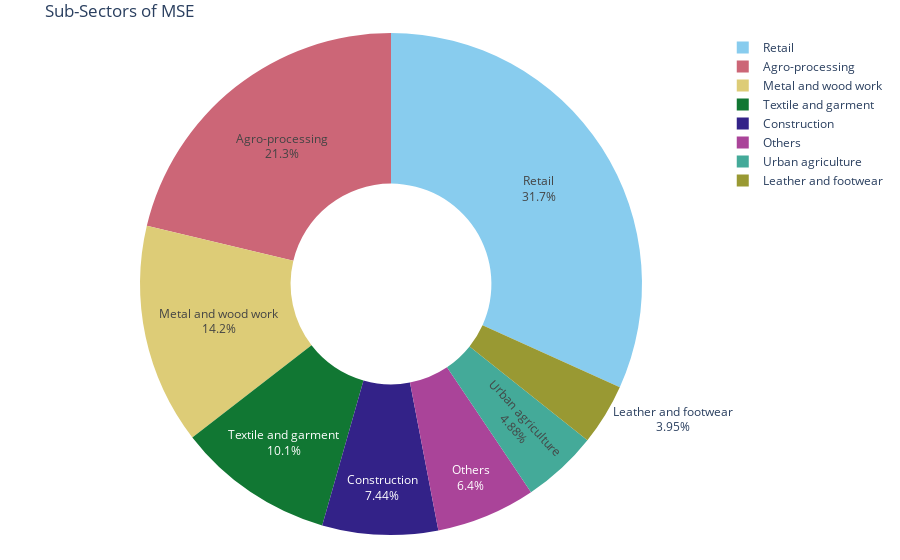

Write notebook code for a chart like this one.
### Code cell
pie = px.pie(
    data_frame=subsector_count,
    names="label",
    values="count",
    title="Sub-Sectors of MSE",
    hole=0.4,
    template="plotly_white",
    color_discrete_sequence=px.colors.qualitative.Safe
)
pie.update_traces(textinfo='percent+label', hoverinfo='label+value+percent')
pie.update_layout(
    margin=dict(t=33, b=25, l=50, r=50)
)
pie

### Figure 1 — Plotly figure (JSON) as saved in the notebook; plotly's stock layout.template omitted (floating-point values rounded to 4 significant figures)
{"data": [{"domain": {"x": [0, 1], "y": [0, 1]}, "hole": 0.4, "hoverinfo": "label+value+percent", "hovertemplate": "label=%{label}<br>count=%{value}<extra></extra>", "labels": ["Metal and wood work", "Construction", "Agro-processing", "Textile and garment", "Leather and footwear", "Retail", "Urban agriculture", "Others"], "legendgroup": "", "name": "", "showlegend": true, "textinfo": "percent+label", "type": "pie", "values": [122, 64, 183, 87, 34, 273, 42, 55]}], "layout": {"legend": {"tracegroupgap": 0}, "margin": {"b": 25, "l": 50, "r": 50, "t": 33}, "piecolorway": ["rgb(136, 204, 238)", "rgb(204, 102, 119)", "rgb(221, 204, 119)", "rgb(17, 119, 51)", "rgb(51, 34, 136)", "rgb(170, 68, 153)", "rgb(68, 170, 153)", "rgb(153, 153, 51)", "rgb(136, 34, 85)", "rgb(102, 17, 0)", "rgb(136, 136, 136)"], "title": {"text": "Sub-Sectors of MSE"}}}
